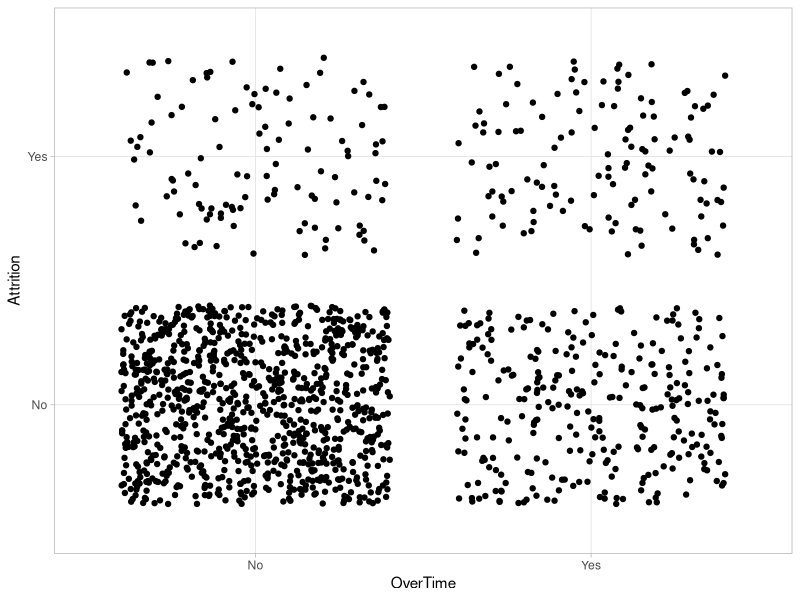
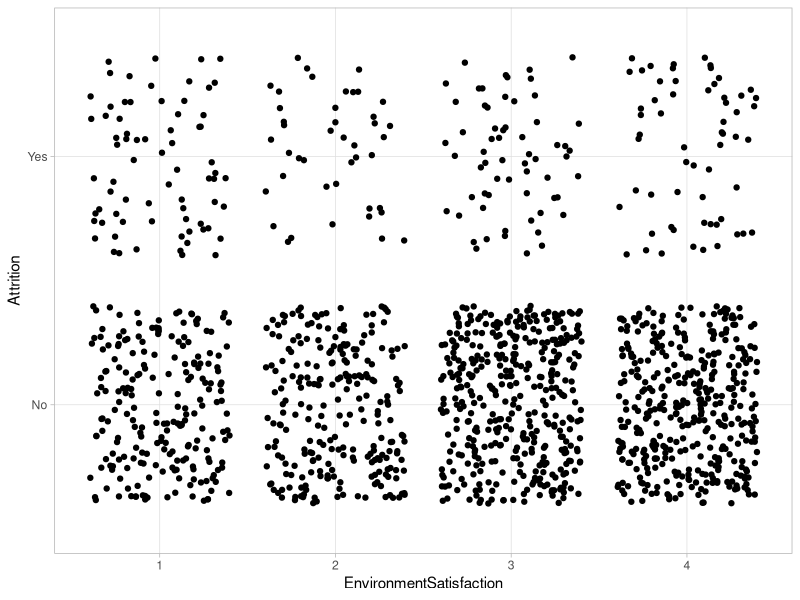
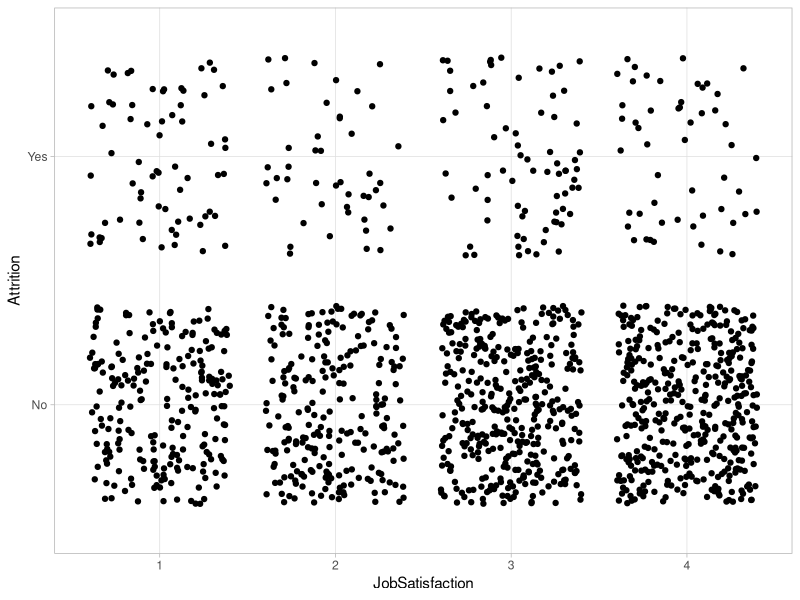
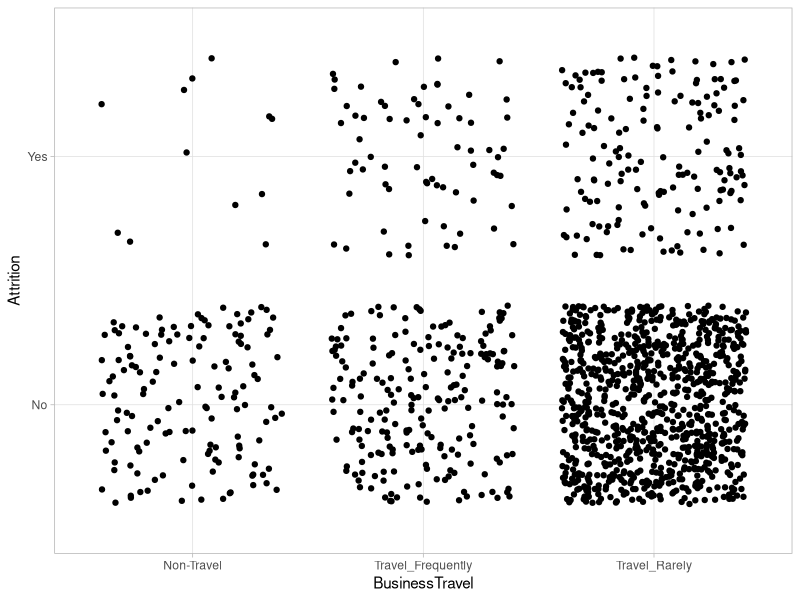
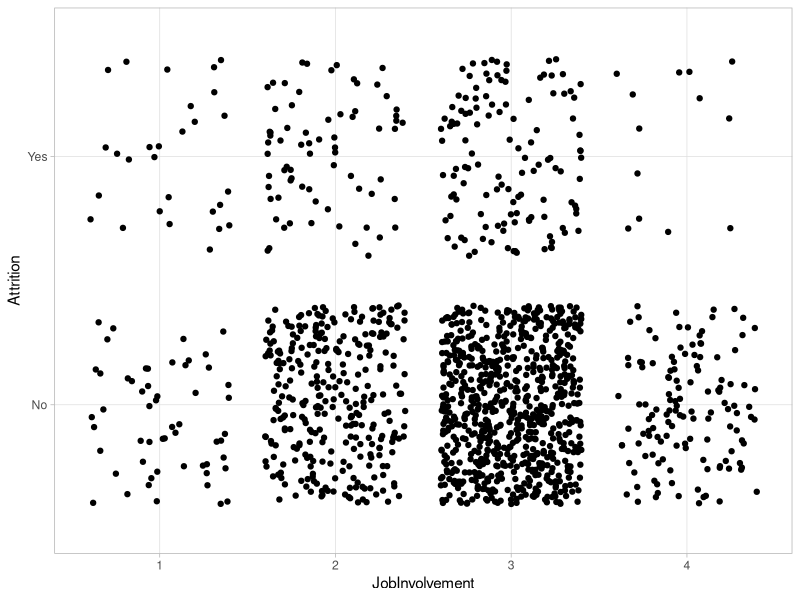
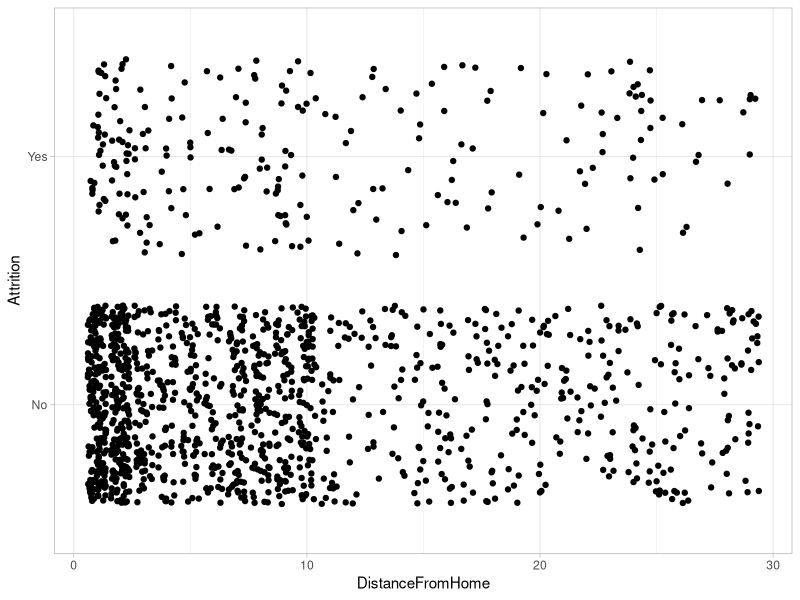
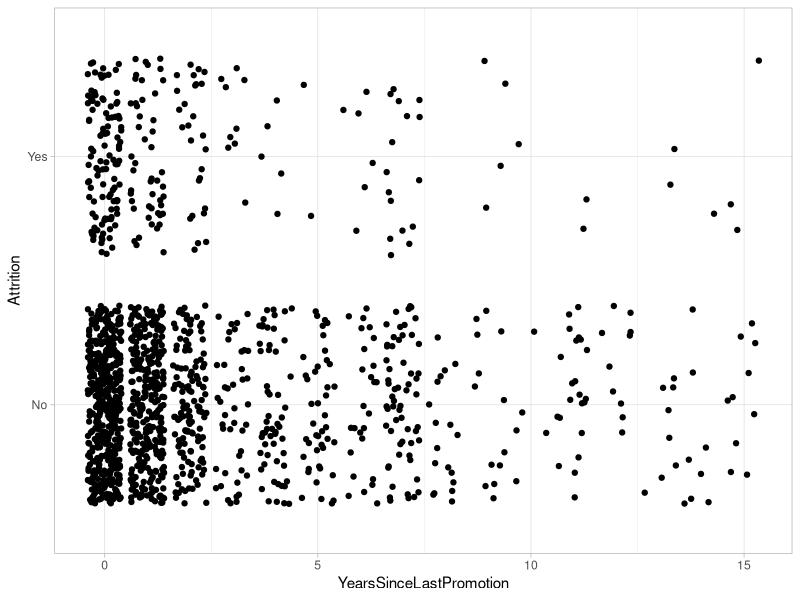
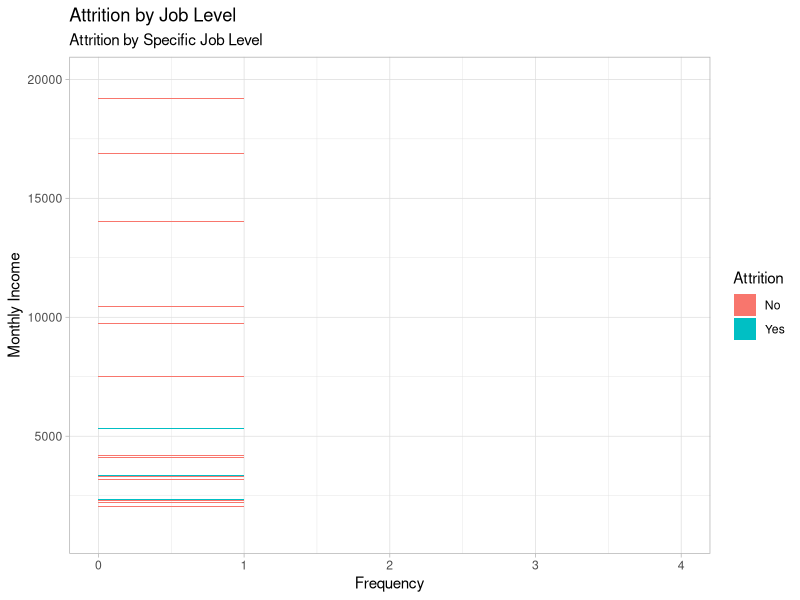

These figures' R source, in order:
## ---- chunk 1
knitr::opts_chunk$set(echo = TRUE, fig.width=10,fig.height=11)

setwd("C:/GIT_Repositories/MSDS6306_JKT_Case_Study_2/datasets")

# Adding necessary packages and libraries
install.packages("readxl", dependencies=F, repos="http://cran.us.r-project.org")
library(readxl)
library(knitr)
library(kableExtra)
library(readxl)
library(dplyr)
library(ggplot2)

# Importing the 'CaseStudy-data.xlsx' file into the 'CaseStudy2_data' data set
CaseStudy2_data=read_excel("CaseStudy2-data.xlsx")

# Adjusting the columns to the appropriate data types
CaseStudy2_data$Age=as.integer(CaseStudy2_data$Age)
CaseStudy2_data$Attrition=as.factor(CaseStudy2_data$Attrition)
CaseStudy2_data$BusinessTravel=as.factor(CaseStudy2_data$BusinessTravel)
CaseStudy2_data$DailyRate=as.integer(CaseStudy2_data$DailyRate)
CaseStudy2_data$Department=as.factor(CaseStudy2_data$Department)
CaseStudy2_data$DistanceFromHome=as.integer(CaseStudy2_data$DistanceFromHome)
CaseStudy2_data$Education=as.factor(CaseStudy2_data$Education)
CaseStudy2_data$EducationField=as.factor(CaseStudy2_data$EducationField)
CaseStudy2_data$EmployeeCount=NULL
CaseStudy2_data$EmployeeNumber=as.integer(CaseStudy2_data$EmployeeNumber)
CaseStudy2_data$EnvironmentSatisfaction=as.factor(CaseStudy2_data$EnvironmentSatisfaction)
CaseStudy2_data$Gender=as.factor(CaseStudy2_data$Gender)
CaseStudy2_data$HourlyRate=as.integer(CaseStudy2_data$Age)
CaseStudy2_data$JobInvolvement=as.factor(CaseStudy2_data$JobInvolvement)
CaseStudy2_data$JobLevel=as.factor(CaseStudy2_data$JobLevel)
CaseStudy2_data$JobRole=as.factor(CaseStudy2_data$JobRole)
CaseStudy2_data$JobSatisfaction=as.factor(CaseStudy2_data$JobSatisfaction)
CaseStudy2_data$MaritalStatus=as.factor(CaseStudy2_data$MaritalStatus)
CaseStudy2_data$MonthlyIncome=as.integer(CaseStudy2_data$MonthlyIncome)
CaseStudy2_data$MonthlyRate=as.integer(CaseStudy2_data$MonthlyRate)
CaseStudy2_data$NumCompaniesWorked=as.integer(CaseStudy2_data$NumCompaniesWorked)
CaseStudy2_data$Over18=as.factor(CaseStudy2_data$Over18)
CaseStudy2_data$OverTime=as.factor(CaseStudy2_data$OverTime)
CaseStudy2_data$PercentSalaryHike=as.integer(CaseStudy2_data$PercentSalaryHike)
CaseStudy2_data$PerformanceRating=as.factor(CaseStudy2_data$PerformanceRating)
CaseStudy2_data$RelationshipSatisfaction=as.factor(CaseStudy2_data$RelationshipSatisfaction)
CaseStudy2_data$StandardHours=as.integer(CaseStudy2_data$StandardHours)
CaseStudy2_data$StockOptionLevel=as.factor(CaseStudy2_data$StockOptionLevel)
CaseStudy2_data$TotalWorkingYears=as.integer(CaseStudy2_data$TotalWorkingYears)
CaseStudy2_data$TrainingTimesLastYear=as.integer(CaseStudy2_data$TrainingTimesLastYear)
CaseStudy2_data$WorkLifeBalance=as.factor(CaseStudy2_data$WorkLifeBalance)
CaseStudy2_data$YearsAtCompany=as.integer(CaseStudy2_data$YearsAtCompany)
CaseStudy2_data$YearsInCurrentRole=as.integer(CaseStudy2_data$YearsInCurrentRole)
CaseStudy2_data$YearsSinceLastPromotion=as.integer(CaseStudy2_data$YearsSinceLastPromotion)
CaseStudy2_data$YearsWithCurrManager=as.integer(CaseStudy2_data$YearsWithCurrManager)

setwd("C:/GIT_Repositories/MSDS6306_JKT_Case_Study_2/datasets")
HRdf=read.csv("HRdata.csv")

HRdf$Education=as.factor(HRdf$Education)
HRdf$EnvironmentSatisfaction=as.factor(HRdf$EnvironmentSatisfaction)
HRdf$JobInvolvement=as.factor(HRdf$JobInvolvement)
HRdf$JobLevel=as.factor(HRdf$JobLevel)
HRdf$JobSatisfaction=as.factor(HRdf$JobSatisfaction)
HRdf$PerformanceRating=as.factor(HRdf$PerformanceRating)
HRdf$RelationshipSatisfaction=as.factor(HRdf$RelationshipSatisfaction)
HRdf$StockOptionLevel=as.factor(HRdf$StockOptionLevel)
HRdf$WorkLifeBalance=as.factor(HRdf$WorkLifeBalance)

theme_set(theme_light())
## ---- chunk 2

ggplot(HRdf, aes(OverTime, Attrition)) + geom_jitter()

## ---- chunk 3

ggplot(HRdf, aes(EnvironmentSatisfaction, Attrition)) + geom_jitter()

## ---- chunk 4

ggplot(HRdf, aes(JobSatisfaction, Attrition)) + geom_jitter()

## ---- chunk 5

ggplot(HRdf, aes(BusinessTravel, Attrition)) + geom_jitter()

## ---- chunk 6

ggplot(HRdf, aes(JobInvolvement, Attrition)) + geom_jitter()

## ---- chunk 7

ggplot(HRdf, aes(DistanceFromHome, Attrition)) + geom_jitter()

## ---- chunk 8

ggplot(HRdf, aes(YearsSinceLastPromotion, Attrition)) + geom_jitter()

## ---- chunk 9

ggplot(HRdf, aes(HRdf$MonthlyIncome)) + 
  geom_bar(aes(fill=Attrition), width = 0.5) +
  labs(title = "Attrition by Job Level",
       subtitle = "Attrition by Specific Job Level",
       x = "Monthly Income",
       y = "Frequency") +
  coord_flip()

## ---- chunk 10

ggplot(HRdf, aes(HRdf$JobLevel)) + 
  geom_bar(aes(fill=Attrition), width = 0.5) +
  labs(title = "Attrition by Job Level",
       subtitle = "Attrition by Specific Job Level",
       x = "Job Level",
       y = "Frequency") +
  coord_flip()
